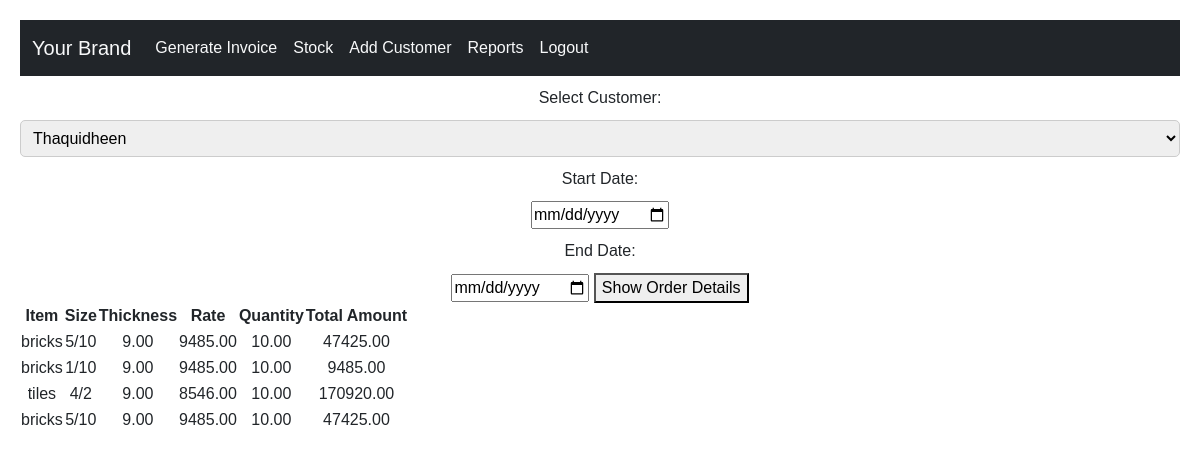
The page /report/ (signed in) on the database as committed earlier.
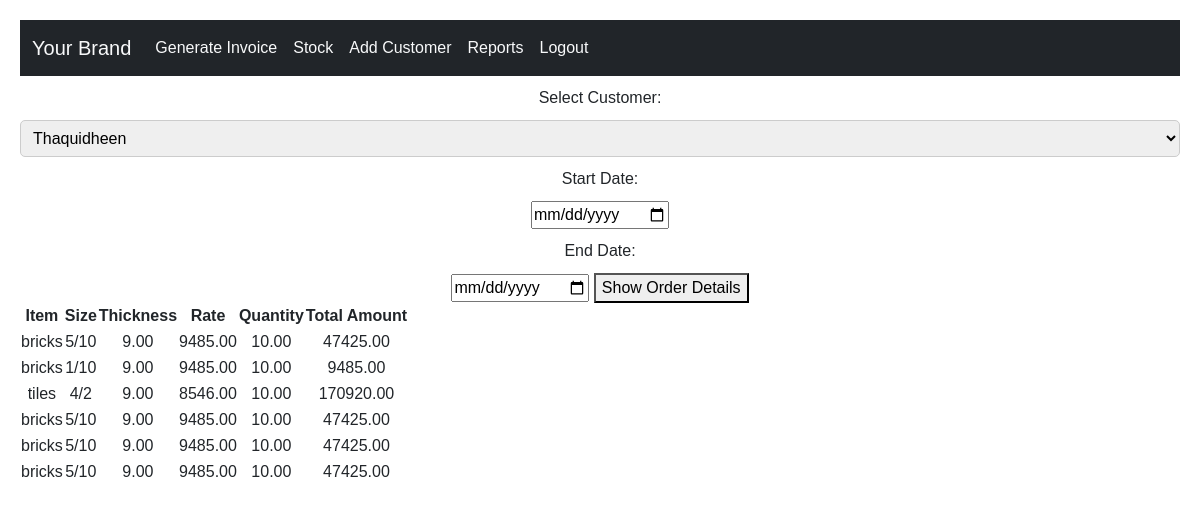
The same page on the database as committed later.
### bill/models.py (models this page shows)
class InvoiceItem(models.Model):
    customer = models.ForeignKey(AddCustomer, on_delete=models.CASCADE)
    invoice_date = models.DateField()
    invoice_number = models.CharField(max_length=255)
    item = models.ForeignKey(Item, on_delete=models.CASCADE)
    thickness = models.DecimalField(max_digits=10, decimal_places=2)
    size = models.CharField(max_length=255)
    quantity = models.DecimalField(max_digits=10, decimal_places=2)
    area = models.DecimalField(max_digits=10, decimal_places=2)
    rate = models.DecimalField(max_digits=10, decimal_places=2)
    amount = models.DecimalField(max_digits=10, decimal_places=2)
    def __str__(self):
        return f"InvoiceItem {self.item}"

### additem/models.py (models this page shows)
class Item(models.Model):
    item_name = models.CharField(max_length=255)
    def __str__(self):
        return self.item_name

### report/views.py (the view)
# urls.py: path('report/',include('report.urls')),
@login_required
def report(request):
    customers = AddCustomer.objects.all()
    customer_name = request.GET.get('customer_name')
    start_date = request.GET.get('start_date')
    end_date = request.GET.get('end_date')
    invoice_items_query = InvoiceItem.objects.all()
    if customer_name:
        invoice_items_query = invoice_items_query.filter(customer__customer_name=customer_name)
    if start_date and end_date:
        invoice_items_query = invoice_items_query.filter(invoice_date__range=(start_date, end_date))
    customer_items = invoice_items_query
    print(customer_items)
    print("Start Date:", start_date)
    print("End Date:", end_date)
    return render(request, 'report.html', {'customers': customers, 'customer_items': customer_items})

### template/report.html (shortened to what this page needs)
{% extends "layout.html" %}
{% block content %}
{% load static %}
    <form action="{% url 'report' %}" method="GET">
        <label for="customer-options">Select Customer:</label>
        <select name="customer_name" id="customer-options">
            {% for customer in customers %}
                <option value="{{ customer.customer_name }}">{{ customer.customer_name }}</option>
            {% endfor %}
        </select>
        <label for="start-date">Start Date:</label>
        <input type="date" name="start_date" id="start-date">
        <label for="end-date">End Date:</label>
        <input type="date" name="end_date" id="end-date">
        <button type="submit">Show Order Details</button>
    </form>
    <table>
        <thead>
            <tr>
                <th>Item</th>
                <th>Size</th>
                <th>Thickness</th>
                <th>Rate</th>
                <th>Quantity</th>
                <th>Total Amount</th>
            </tr>
        </thead>
        <tbody>
            {% for item in customer_items %}
                <tr>
                    <td>{{ item.item }}</td>
                    <td>{{ item.size }}</td>
                    <td>{{ item.thickness }}</td>
                    <td>{{ item.rate }}</td>
                    <td>{{ item.quantity }}</td>
                    <td>{{ item.amount }}</td>
                </tr>
            {% empty %}
                <tr>
                    <td colspan="6">No orders found for the selected customer and date range.</td>
                </tr>
            {% endfor %}
        </tbody>
    </table>
{% endblock %}

Rows that differ between the two databases and show on the page:
added InvoiceItem: item "bricks", size "5/10", thickness "9.00", rate "9485.00", quantity "10.00", amount "47425.00"
added InvoiceItem: item "bricks", size "5/10", thickness "9.00", rate "9485.00", quantity "10.00", amount "47425.00"
